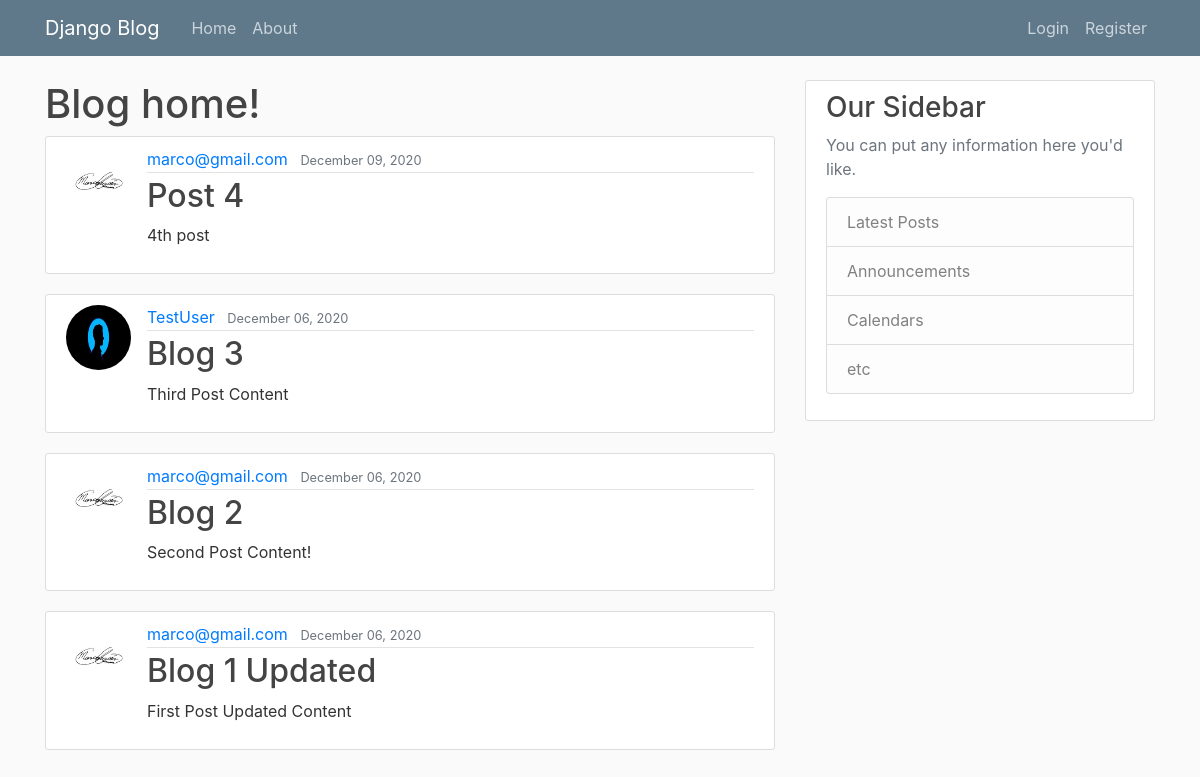
The app's page /, older data.
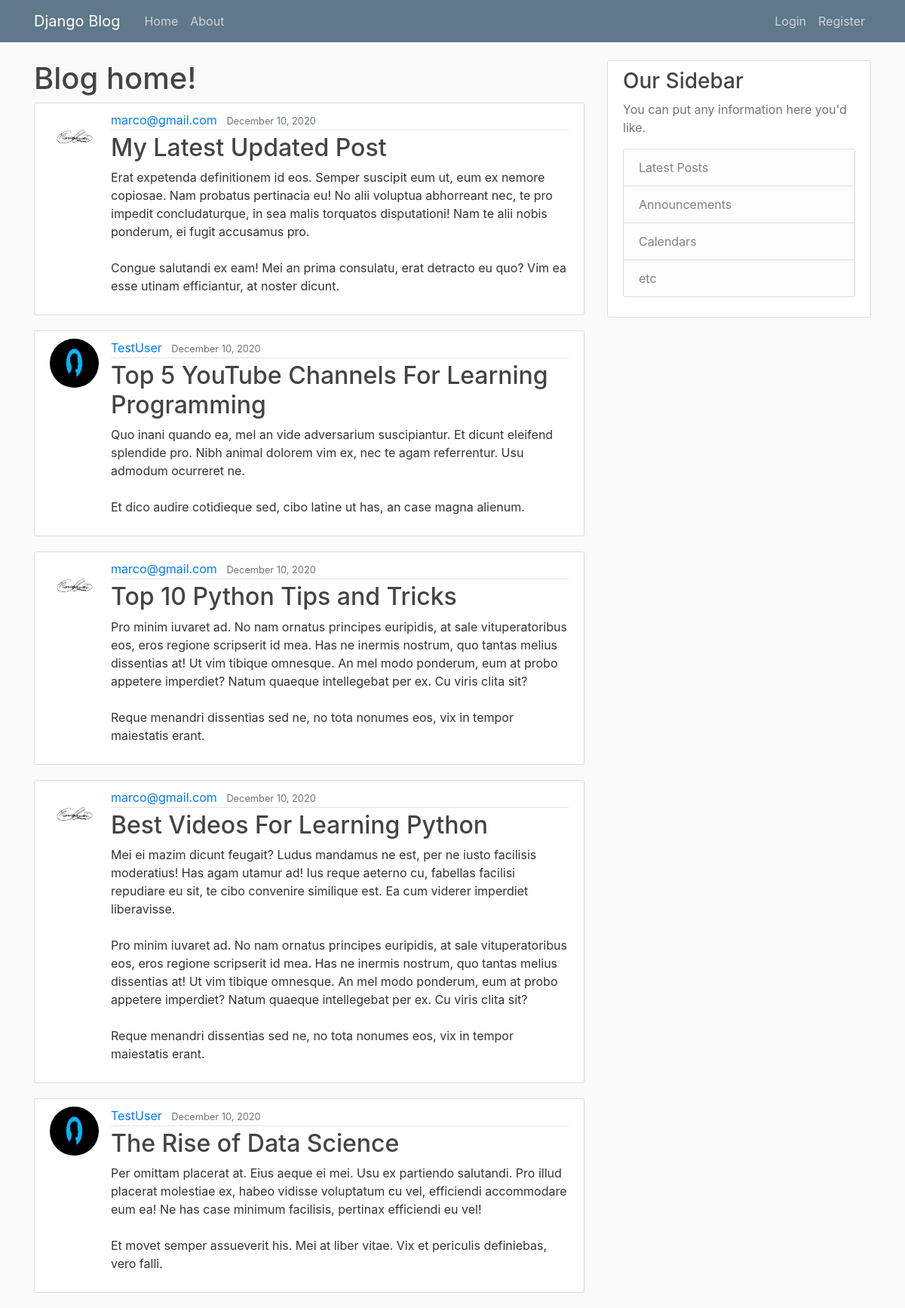
The same page, newer data.
### blog/models.py (models this page shows, shortened)
class Post(models.Model):
    title = models.CharField(max_length=100)
    content = models.TextField()
    date_posted = models.DateTimeField(default=timezone.now)
    author = models.ForeignKey(User, on_delete=models.CASCADE)

### users/models.py (models this page shows, shortened)
class Profile(models.Model):
    user = models.OneToOneField(User, on_delete=models.CASCADE)
    image = models.ImageField(default='default.jpg', upload_to="profile-pics")

### blog/views.py (the view)
# urls.py: path('', PostListView.as_view(), name="blog-home"), # searches by default for <app>/<model>_<viewtype>.html
class PostListView(ListView):
    model = Post
    template_name = 'blog/home.html' # changes <app>/<model>_<viewtype>.html
    context_object_name = 'posts' # uses 'posts' instead of object_list
    ordering = ('-date_posted',)
    paginate_by = 5

### blog/templates/blog/home.html
{% extends "blog/base.html" %}
{% block content %}
    <h1>Blog home!</h1>
    {% for post in posts %}
        <article class="media content-section">
            <img class="rounded-circle article-img" src="{{ post.author.profile.image.url }}">
            <div class="media-body">
                <div class="article-metadata">
                    <a class="mr-2" href="#">{{ post.author }}</a>
                    <small class="text-muted">{{ post.date_posted|date:"F d, Y" }}</small>
                </div>
                <h2><a class="article-title" href="{% url 'post-detail' post.id%}">{{ post.title }}</a></h2>
                <p class="article-content">{{ post.content }}</p>
            </div>
        </article>
    {% endfor %}
{% endblock content %}

Row changes from the older to the newer data that the page shows:
no longer on this page (row unchanged): Post: author.profile.image (picture), author "marco@gmail.com", date_posted "December 09, 2020", title "Post 4", content "4th post"
no longer on this page (row unchanged): Post: author.profile.image (placeholder picture), author "TestUser", date_posted "December 06, 2020", title "Blog 3", content "Third Post Content"
no longer on this page (row unchanged): Post: author.profile.image (picture), author "marco@gmail.com", date_posted "December 06, 2020", title "Blog 2", content "Second Post Content!"
no longer on this page (row unchanged): Post: author.profile.image (picture), author "marco@gmail.com", date_posted "December 06, 2020", title "Blog 1 Updated", content "First Post Updated Content"
added Post: author.profile.image (picture), author "marco@gmail.com", date_posted "December 10, 2020", title "My Latest Updated Post", content "Erat expetenda definitionem id eos. Semper suscipit eum ut, eum ex nemore copiosae. Nam probatus pertinacia eu! No alii voluptua abhorreant nec, te pro impedit concludaturque, in sea malis torquatos disputationi! Nam te alii nobis ponderum, ei fugit accusamus pro. Congue salutandi ex eam! Mei an prima consulatu, erat detracto eu quo? Vim ea esse utinam efficiantur, at noster dicunt."
added Post: author.profile.image (placeholder picture), author "TestUser", date_posted "December 10, 2020", title "Top 5 YouTube Channels For Learning Programming", content "Quo inani quando ea, mel an vide adversarium suscipiantur. Et dicunt eleifend splendide pro. Nibh animal dolorem vim ex, nec te agam referrentur. Usu admodum ocurreret ne. Et dico audire cotidieque sed, cibo latine ut has, an case magna alienum."
added Post: author.profile.image (picture), author "marco@gmail.com", date_posted "December 10, 2020", title "Top 10 Python Tips and Tricks", content "Pro minim iuvaret ad. No nam ornatus principes euripidis, at sale vituperatoribus eos, eros regione scripserit id mea. Has ne inermis nostrum, quo tantas melius dissentias at! Ut vim tibique omnesque. An mel modo ponderum, eum at probo appetere imperdiet? Natum quaeque intellegebat per ex. Cu viris clita sit? Reque menandri dissentias sed ne, no tota nonumes eos, vix in tempor maiestatis erant."
added Post: author.profile.image (picture), author "marco@gmail.com", date_posted "December 10, 2020", title "Best Videos For Learning Python", content "Mei ei mazim dicunt feugait? Ludus mandamus ne est, per ne iusto facilisis moderatius! Has agam utamur ad! Ius reque aeterno cu, fabellas facilisi repudiare eu sit, te cibo convenire similique est. Ea cum viderer imperdiet liberavisse. Pro minim iuvaret ad. No nam ornatus principes euripidis, at sale vituperatoribus eos, eros regione scripserit id mea. Has ne inermis nostrum, quo tantas melius dissentias at! Ut vim tibique omnesque. An mel modo ponderum, eum at probo appetere imperdiet? Natum quaeque intellegebat per ex. Cu viris clita sit? Reque menandri dissentias sed ne, no tota nonumes eos, vix in tempor maiestatis erant."
added Post: author.profile.image (placeholder picture), author "TestUser", date_posted "December 10, 2020", title "The Rise of Data Science", content "Per omittam placerat at. Eius aeque ei mei. Usu ex partiendo salutandi. Pro illud placerat molestiae ex, habeo vidisse voluptatum cu vel, efficiendi accommodare eum ea! Ne has case minimum facilisis, pertinax efficiendi eu vel! Et movet semper assueverit his. Mei at liber vitae. Vix et periculis definiebas, vero falli."
